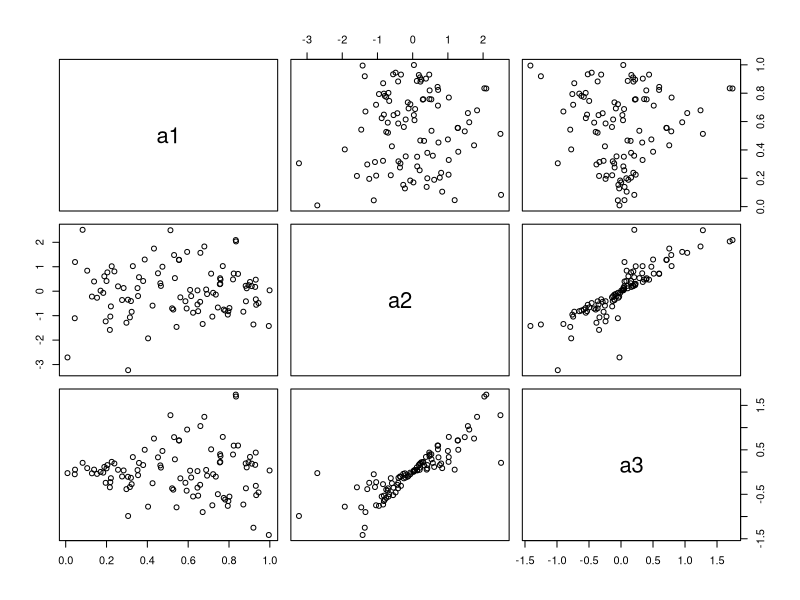
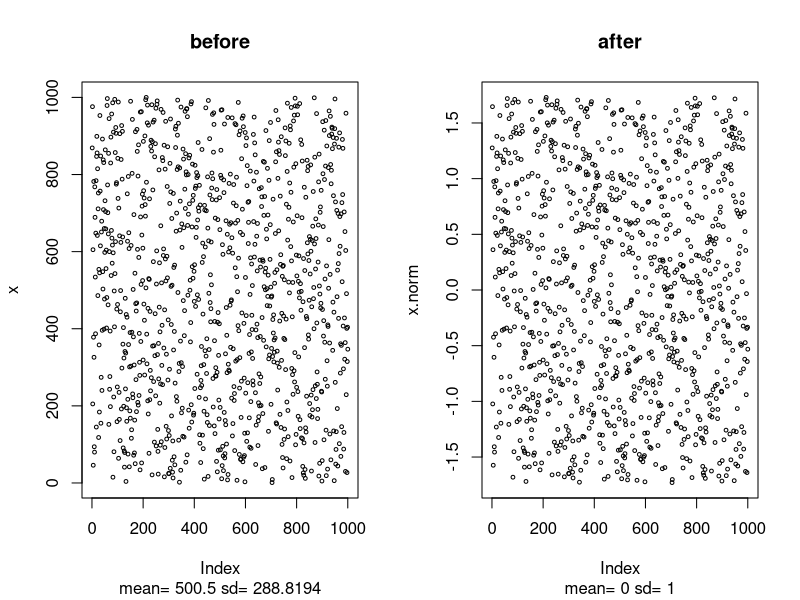

Write the R code that produced these figures, in order.
## ---- chunk 1
x <- c(1,2,3,4,5,6,7) 
y <- mean(x)
x2 <- x - y  
a1 <- runif(100)
a2 <- rnorm(100)
a3 <- a1 * a2   
a.tab <- cbind(a1,a2,a3)  
pairs(a.tab)
cor(a.tab)

## ---- chunk 2
a <- 100
b <- a
a <- 200
## ---- chunk 3
 a <- c(1,2,3,4,5)
 b <- a
 b[3] <- 10
## ---- chunk 4
x1 <- runif(1000)
x2  <- runif(1000) * 2
x3 <- runif(1000) + 2
x4 <- 5/(runif(1000)+.04)
x5 <- exp(rnorm(1000))
## ---- chunk 5
x <- (1:1000)[order(runif(1000))]
par(mfrow=c(1,2))
plot(x, main="before",sub=paste("mean=", mean(x),
       "sd=",round(sd(x),4)),cex=.5)
x.norm <- (x-mean(x))/sd(x)
plot(x.norm, main="after",
     sub=paste("mean=",mean(x.norm),"sd=",sd(x.norm)),cex=.5)
mean(x.norm) #[1] 0
sd(x.norm)   #[1]
## ---- chunk 6

x1 <- 1:20
x2 <- runif(100) + rnorm(100)*3
x3 <- seq(1,100,3)
x4 <- c(runif(10),300)
x5 <- 1/(runif(50)*3)
